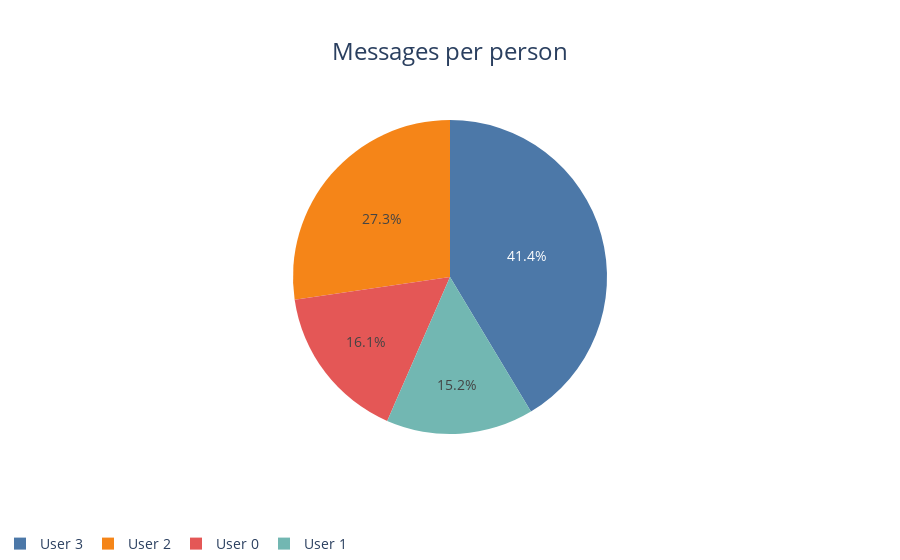

Notebook code cell kept with this figure:
### Code cell
plt_data = pd.DataFrame()
plt_data["messages_per_person"]=df.groupby(['person']).count()["message"]
plt_data.reset_index(inplace=True)
x=plt_data["messages_per_person"]
y=plt_data["person"]

pie = P.pieplot(data=plt_data, values="messages_per_person", names="person",title_text="Messages per person")
pie.show()

### Figure 1 — Plotly figure (JSON) as saved in the notebook; plotly's stock layout.template omitted (floating-point values rounded to 4 significant figures)
{"data": [{"domain": {"x": [0, 1], "y": [0, 1]}, "hovertemplate": "person=%{label}<br>messages_per_person=%{value}<extra></extra>", "labels": ["User 0", "User 1", "User 2", "User 3"], "legendgroup": "", "name": "", "showlegend": true, "type": "pie", "values": [234, 220, 396, 600]}], "layout": {"autosize": true, "font": {"size": 14}, "legend": {"orientation": "h", "tracegroupgap": 0, "y": -0.3}, "margin": {"b": 0, "l": 0, "r": 0, "t": 120}, "piecolorway": ["#4C78A8", "#F58518", "#E45756", "#72B7B2", "#54A24B", "#EECA3B", "#B279A2", "#FF9DA6", "#9D755D", "#BAB0AC"], "title": {"font": {"size": 24}, "text": "Messages per person", "x": 0.5}}}
